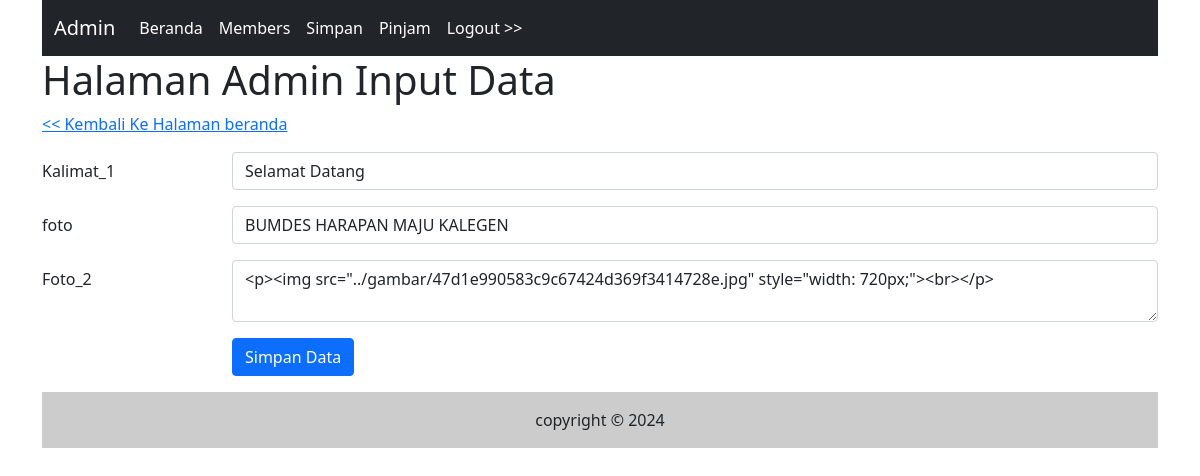
Page /Admin/halaman_input_beranda.php?id=1 (signed in) on the committed database.
### tables this page shows
CREATE TABLE `beranda` (
  `id` int(11) NOT NULL,
  `Kalimat_1` text NOT NULL,
  `foto` text NOT NULL,
  `Foto_2` text NOT NULL
);

### Admin/halaman_input_beranda.php (the view, shortened to what this page needs)
<?php include("inc_header.php")?>
<?php
$id= "";
$Kalimat_1 = "";
$foto = "";
$Foto_2 = "";
if(isset($_GET['id'])) {
    $id = $_GET['id'];
} else {
    $id = "";
}
if($id !="") {
    $sql1 = "SELECT * from beranda where id = '$id'";
    $q1 = mysqli_query($koneksi,$sql1);
    $r1 = mysqli_fetch_array($q1);
    $Kalimat_1 = $r1['Kalimat_1'];
    $foto = $r1['foto'];
    $Foto_2 = $r1['Foto_2'];
}
?>
<h1>Halaman Admin Input Data</h1>
<div class="mb-3 row">
    <a href="beranda.php">
        << Kembali Ke Halaman beranda
    </a>
</div>
<form action="" method="post">
 <div class="mb-3 row">
   <label for="Kalimat_1" class="col-sm-2 col-form-label">Kalimat_1</label>
   <div class="col-sm-10">
   <input type="text" class="form-control" id="Kalimat_1" value="<?php echo $Kalimat_1 ?>" name="Kalimat_1">
   </div>
 </div>
 <div class="mb-3 row">
   <label for="foto" class="col-sm-2 col-form-label">foto</label>
   <div class="col-sm-10">
   <input type="text" class="form-control" id="foto" value="<?php echo $foto ?>" name="foto">
   </div>
 </div>
 <div class="mb-3 row">
 <label for="Foto_2" class="col-sm-2 col-form-label">Foto_2</label>
 <div class="col-sm-10">
   <textarea name="Foto_2" class="form-control" id="summernote"><?php echo $Foto_2 ?></textarea>
   </div>
 </div>
 <div class="mb-3 row">
   <div class="col-sm-2"></div>
   <div class="col-sm-10">
   <input type="submit" name="simpan" value="Simpan Data" class="btn btn-primary"/>
   </div>
 </div>
</form>
<?php include("inc_footer.php")?>

### rows in the picture
beranda: Kalimat_1 "Selamat Datang", foto "BUMDES HARAPAN MAJU KALEGEN", Foto_2 "<p><img src=\"../gambar/47d1e990583c9c67424d369f3414728e.jpg\" style=\"width: 720px;\"><br></p>"
